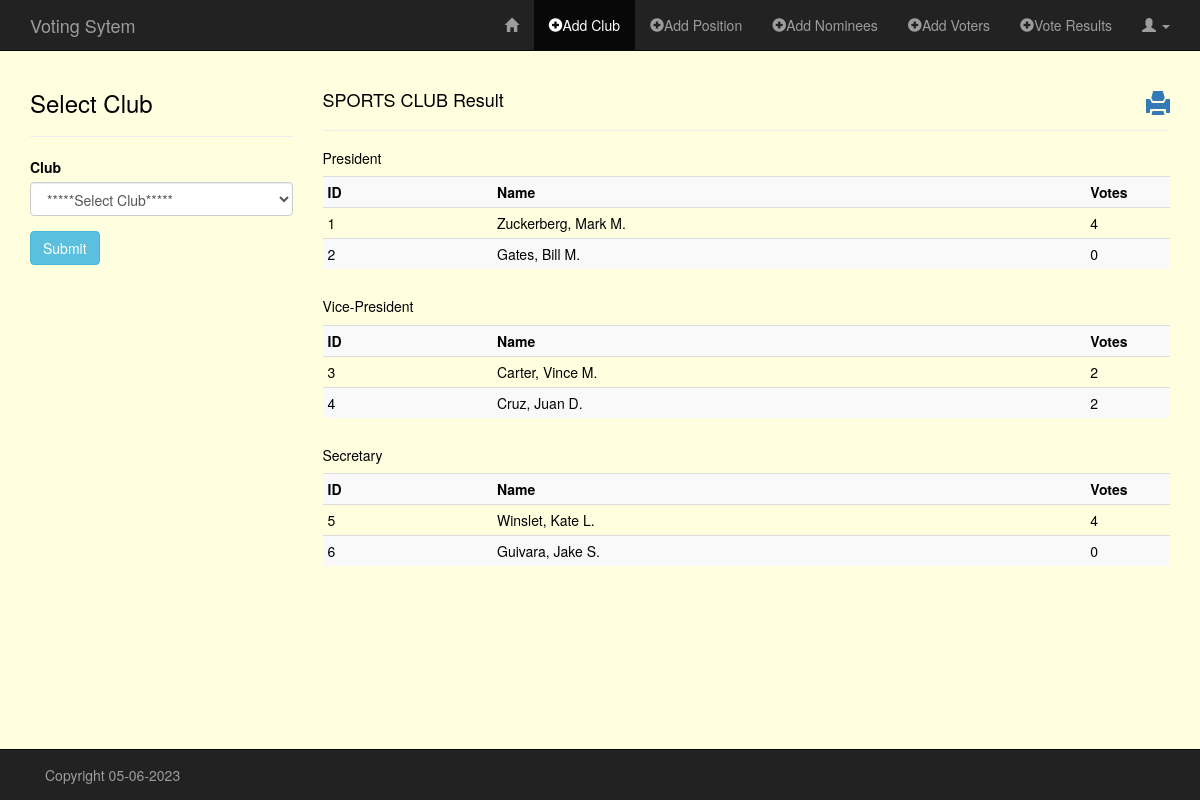
The page /cpanel/vote_result.php?organization=SPORTS CLUB on the database its author committed.
### tables this page shows
CREATE TABLE `positions` (
  `id` int(11) NOT NULL,
  `org` varchar(60) NOT NULL,
  `pos` varchar(60) NOT NULL
);

CREATE TABLE `nominees` (
  `id` int(11) NOT NULL,
  `org` varchar(60) NOT NULL,
  `pos` varchar(60) NOT NULL,
  `name` varchar(60) NOT NULL,
  `course` varchar(60) NOT NULL,
  `year` varchar(3) NOT NULL,
  `stud_id` varchar(60) NOT NULL
);

CREATE TABLE `organization` (
  `id` int(11) NOT NULL,
  `org` varchar(60) NOT NULL,
  `status` tinyint(4) NOT NULL DEFAULT 0
);

### cpanel/classes/Organization.php (called while the page is built, shortened)
<?php
class Organization
{
    public function READ_ORG() {
        global $db;
        $sql = "SELECT * FROM organization";
        if(!$stmt = $db->prepare($sql)) {
            echo $stmt->error;
        } else {
            $stmt->execute();
            $result = $stmt->get_result();
        }
        return $result;
    }
}

### cpanel/classes/Position.php (called while the page is built, shortened)
<?php
class Position
{
    public function READ_POS_BY_ORG($org) {
        global $db;
        $sql = "SELECT *
                FROM positions
                WHERE org = ?";
        if(!$stmt = $db->prepare($sql)) {
            echo $stmt->error;
        } else {
            $stmt->bind_param("s", $org);
            $stmt->execute();
            $result = $stmt->get_result();
        }
        return $result;
    }
}

### cpanel/classes/Nominees.php (called while the page is built, shortened)
<?php
class Nominees
{
    public function READ_NOM_BY_ORG_POS($org, $pos) {
        global $db;
        $sql = "SELECT *
                FROM nominees
                WHERE nominees.org = ?
                AND nominees.pos = ?";
        if(!$stmt = $db->prepare($sql)) {
            echo $stmt->error;
        } else {
            $stmt->bind_param("ss", $org, $pos);
            $stmt->execute();
            $result = $stmt->get_result();
        }
        return $result;
    }
    public function COUNT_VOTES($candidate_id) {
        global $db;
        $sql = "SELECT candidate_id
                FROM votes
                WHERE candidate_id = ?";
        if(!$stmt = $db->prepare($sql)) {
            echo $stmt->error;
        } else {
            $stmt->bind_param("i", $candidate_id);
            $stmt->execute();
            $result = $stmt->get_result();
        }
        return $result;
    }
}

### cpanel/vote_result.php (the view, shortened to what this page needs)
<?php
require("../config/db.php");
require("classes/Organization.php");
require("classes/Position.php");
require("classes/Nominees.php");
?>
<?php include_once ("inc/header.php");?>
<?php
$readOrg = new Organization();
$rtnReadOrg = $readOrg->READ_ORG();
?>
<div class="container">
    <div class="row">
        <?php if($rtnReadOrg) { ?>
        <div class="col-md-3">
            <h3>Select Club</h3><hr>
            <form action="<?php $_SERVER['PHP_SELF']; ?>" method="GET" role="form">
                <div class="form-group">
                    <label for="organization">Club</label>
                    <select name="organization" class="form-control">
                        <option value="">*****Select Club*****</option>
                    </select>
                </div>
                <button type="submit" name="submit" class="btn btn-info">Submit</button>
            </form>
        </div>
        <?php }  ?>
        <div class="col-md-9">
            <?php
            if(!isset($_GET['organization'])) {
                echo "<div class='alert alert-warning'>Please select Club and click submit to show vote result.</div>";
            } else {
            $org = trim($_GET['organization']);
            ?>
                <a href="http://localhost/voting/cpanel/print_result.php?organization=<?php echo $org; ?>"><h3><span class="glyphicon glyphicon-print pull-right"></h3></span> </a>
                <h4><?php echo $org; ?> Result</h4>
                <hr>
                <?php
                $readPos = new Position();
                $rtnReadPos = $readPos->READ_POS_BY_ORG($org);
                ?>
                <?php if($rtnReadPos) { ?>
                    <?php while($rowPos = $rtnReadPos->fetch_assoc()) { ?>
                    <h5><?php echo $rowPos['pos']; ?></h5>
                        <?php
                        $readNomOrgPos = new Nominees();
                        $rtnReadNomOrgPos = $readNomOrgPos->READ_NOM_BY_ORG_POS($org, $rowPos['pos']);
                        ?>
                        <div class="table-responsive">
                            <?php if($rtnReadNomOrgPos) { ?>
                            <table class="table table-condensed table-striped">
                                <tr>
                                    <th>ID</th>
                                    <th>Name</th>
                                    <th>Votes</th>
                                </tr>
                                <?php while($rowCountVotes = $rtnReadNomOrgPos->fetch_assoc()) { ?>
                                    <?php
                                    $countVotes = new Nominees();
                                    $rtnCountVotes = $countVotes->COUNT_VOTES($rowCountVotes['id'])
                                    ?>
                                    <tr>
                                        <td style="width: 20%;"><?php echo $rowCountVotes['id']; ?></td>
                                        <td style="width: 70%;"><?php echo $rowCountVotes['name']; ?></td>
                                        <td style="width: 10%;"><?php echo $rtnCountVotes->num_rows; ?></td>
                                    </tr>
                                <?php }  ?>
                            </table>
                            <?php $rtnReadNomOrgPos->free(); }  ?>
                        </div>
                    <?php }  ?>
                <?php $rtnReadPos->free(); }  ?>
            <?php }  ?>
        </div>
    </div>
</div>
<?php include_once ("inc/footer.php");?>

### cpanel/inc/header.php (shortened to what this page needs)
<!DOCTYPE HTML>
<html lang="en-US">
<head>
    <link rel="stylesheet" href="../assets/css/bootstrap.min.css">
    <link rel="stylesheet" href="../assets/css/style_admin.css">
    <link rel="stylesheet" href="../assets/css/css/bootstrap-toggle.min.css">
    <link rel="stylesheet" href="../assets/css/css/bootstrap-toggle.css">
</head>
<body>
<nav class="navbar navbar-inverse navbar-fixed-top" role="navigation">
    <div class="container">
        <div class="navbar-header">
            <a class="navbar-brand" href="index.php">Voting Sytem</a>
        </div>
        <div class="collapse navbar-collapse" id="bs-example-navbar-collapse-1">
            <ul class="nav navbar-nav navbar-right">
                <li><a href="admin_page.php"><span class="glyphicon glyphicon-home"></span></a></li>
                <li class="active"><a href="add_org.php"><span class="glyphicon glyphicon-plus-sign"></span>Add Club</a></li>
                <li><a href="add_pos.php"><span class="glyphicon glyphicon-plus-sign"></span>Add Position</a></li>
                <li><a href="add_nominees.php"><span class="glyphicon glyphicon-plus-sign"></span>Add Nominees</a></li>
                <li><a href="add_voters.php"><span class="glyphicon glyphicon-plus-sign"></span>Add Voters</a></li>
                <li><a href="vote_result.php"><span class="glyphicon glyphicon-plus-sign"></span>Vote Results</a></li>
                <li class="dropdown">
                    <a href="#" class="dropdown-toggle" data-toggle="dropdown" role="button" aria-haspopup="true" aria-expanded="false"><span class="glyphicon glyphicon-user"></span> <span class="caret"></span></a>
                </li>
            </ul>
        </div>
    </div>
</nav>

### cpanel/inc/footer.php (shortened to what this page needs)
<nav class="navbar navbar-inverse navbar-fixed-bottom" role="navigation">
    <div class="container">
        <div class="navbar-text pull-left">
            Copyright <?php echo date("d-m-Y") ?>
        </div>
    </div>
</nav>
</body>
</html>

### assets/css/style_admin.css (style rules this page uses)
body { color: black; margin-top: 70px; margin-bottom: 70px; background-color: lightyellow; }

### rows shown on the page
positions: pos "President"
nominees: id "1", name "Zuckerberg, Mark M.", num_rows "4"
nominees: id "2", name "Gates, Bill M.", num_rows "0"
positions: pos "Vice-President"
nominees: id "3", name "Carter, Vince M."
organization: id "2"
nominees: id "4", name "Cruz, Juan D."
positions: pos "Secretary"
nominees: id "5", name "Winslet, Kate L.", num_rows "4"
nominees: id "6", name "Guivara, Jake S.", num_rows "0"

### other values the page prints
$org "SPORTS CLUB"
